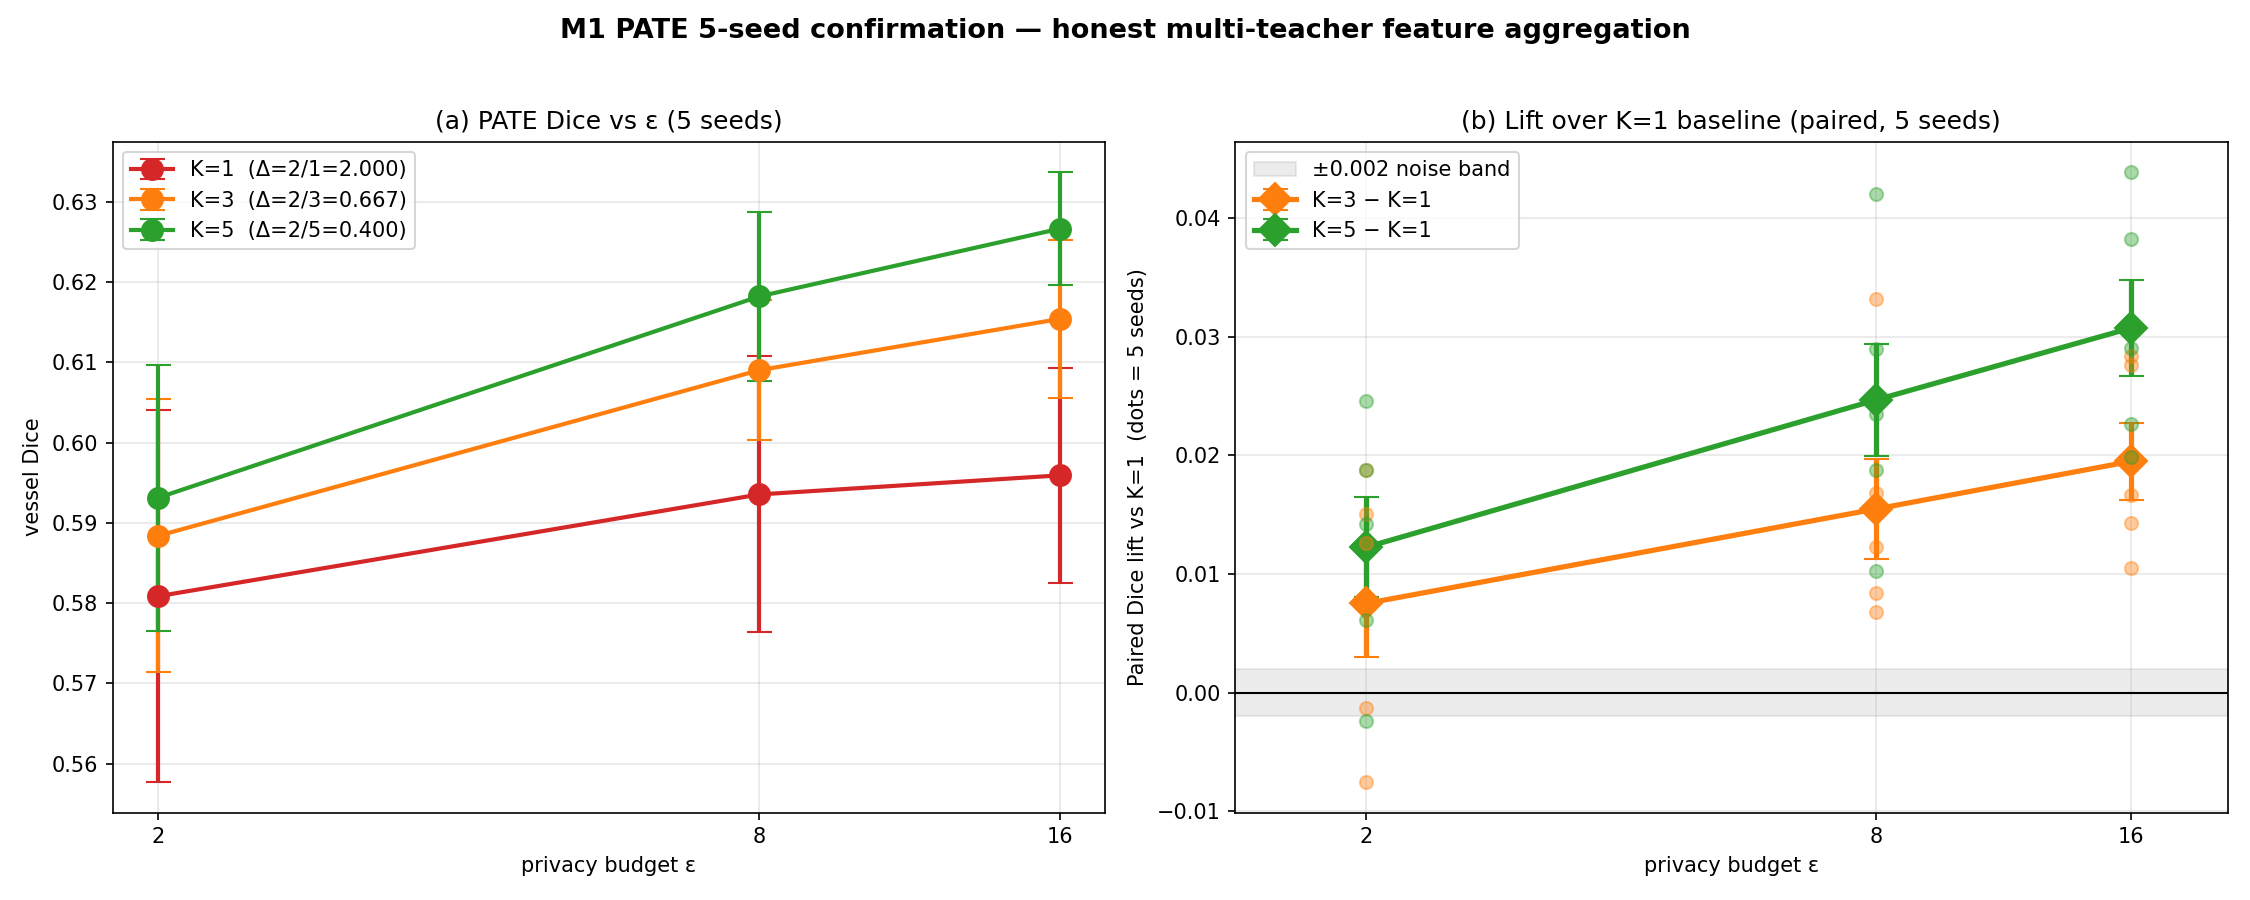

Source code (Python):
"""
M1 PATE multi-teacher: 5-seed confirmation.

Identical setup to drive_pate_poc.py but with student_seeds = [100, 200,
300, 400, 500]. Confirms or refutes the 3-seed finding that PATE K=5
gives +0.03 paired Dice lift over K=1 baseline at ε=8 and ε=16.
"""

import json
import sys
import time
from pathlib import Path

import numpy as np
import torch
from torch.utils.data import DataLoader

sys.path.insert(0, str(Path(__file__).parent))
from drive_local_demo import DriveDataset
from synthetic_demo import eps_to_rho
from drive_student_distill import train_student_distill
from drive_pate_poc import (
    correct_uniform_sigma, partition_dataset, train_K_teachers,
    precompute_pate_cache,
)


def main():
    device = "mps" if torch.backends.mps.is_available() else "cpu"
    torch.manual_seed(0); np.random.seed(0)
    print(f"Device: {device}")

    train_ds = DriveDataset("train", size=96)
    val_ds   = DriveDataset("val",   size=96)
    val_loader = DataLoader(val_ds, batch_size=4, shuffle=False)
    N_train = len(train_ds)

    K_values      = [1, 3, 5]
    epsilons      = [2.0, 8.0, 16.0]
    student_seeds = [100, 200, 300, 400, 500]
    base_T        = 32
    Cb_T          = base_T * 4
    n_seeds       = len(student_seeds)

    results = {
        "K_values": K_values, "epsilons": epsilons,
        "student_seeds": student_seeds, "sweep": {},
    }

    for K in K_values:
        partitions = partition_dataset(N_train, K)
        sizes = [len(p) for p in partitions]
        print(f"\n{'='*72}")
        print(f"K = {K}   partition sizes = {sizes}   Δ = 2/K = {2/K:.3f}")
        print(f"{'='*72}")

        teachers, caps_list = train_K_teachers(train_ds, K, device, n_epochs=60)

        deltas = torch.full((Cb_T,), 2.0 / K, device=device)

        results["sweep"][K] = {"partition_sizes": sizes, "epsilons": {}}
        for eps in epsilons:
            rho   = eps_to_rho(eps)
            sigma = correct_uniform_sigma(deltas, rho)
            print(f"\n  ε={eps:>4.1f}  ρ={rho:.4f}  σ_uniform={sigma[0].item():.4f}")

            cache = precompute_pate_cache(teachers, caps_list, train_ds,
                                           sigma, device,
                                           seed=42 + int(eps * 10))

            dices = []
            for s in student_seeds:
                t0 = time.time()
                best, _ = train_student_distill(
                    train_ds, val_loader, cache, device,
                    student_base=16, teacher_base=base_T,
                    n_epochs=40, lr=1e-3, lambda_feat=0.4, seed=s,
                )
                dices.append(best)
                print(f"    seed={s}: {best:.4f}  ({time.time()-t0:.1f}s)")
            mean_d = float(np.mean(dices))
            std_d  = float(np.std(dices))
            sem_d  = std_d / np.sqrt(n_seeds)
            print(f"   → K={K} ε={eps}:  {mean_d:.4f} ± {std_d:.4f}")
            results["sweep"][K]["epsilons"][eps] = {
                "dices": dices, "mean": mean_d, "std": std_d, "sem": sem_d,
                "sigma": float(sigma[0]),
            }

    # --- summary ---
    print("\n" + "=" * 110)
    print(f"{'K':>3}  {'ε':>5}  {'σ_uni':>10}  {'Dice mean ± std':>22}  "
          f"{'paired vs K=1':>22}  {'sig':>10}")
    print("-" * 110)
    for K in K_values:
        for eps in epsilons:
            r = results["sweep"][K]["epsilons"][eps]
            mean_d, std_d, sigma = r["mean"], r["std"], r["sigma"]
            if K == 1:
                paired_str, sig = "", ""
            else:
                base_dices = results["sweep"][1]["epsilons"][eps]["dices"]
                paired = [k - b for k, b in zip(r["dices"], base_dices)]
                pm  = float(np.mean(paired))
                psd = float(np.std(paired))
                psem = psd / np.sqrt(len(paired))
                tstat = pm / psem if psem > 0 else 0
                if   abs(tstat) >= 3:  sig = f"*** {tstat:+.1f}σ"
                elif abs(tstat) >= 2:  sig = f"**  {tstat:+.1f}σ"
                elif abs(tstat) >= 1:  sig = f"~   {tstat:+.1f}σ"
                else:                  sig = f"≈   {tstat:+.1f}σ"
                paired_str = f"{pm:+.4f}±{psem:.4f}"
                results["sweep"][K]["epsilons"][eps]["paired_mean"] = pm
                results["sweep"][K]["epsilons"][eps]["paired_sem"]  = psem
                results["sweep"][K]["epsilons"][eps]["t_stat"]      = tstat
            print(f"{K:>3}  {eps:>5.1f}  {sigma:>10.4f}  {mean_d:.4f} ± {std_d:.4f}  "
                  f"{paired_str:>22}  {sig:>10}")
    print("=" * 110)

    out_path = Path(__file__).parent / "drive_pate_5seed_results.json"
    out_path.write_text(json.dumps(results, indent=2, default=str))
    print(f"\nSaved JSON: {out_path}")

    # --- plot ---
    import matplotlib
    matplotlib.use("Agg")
    import matplotlib.pyplot as plt

    fig, axes = plt.subplots(1, 2, figsize=(15, 6))
    colors = {1: "#d62728", 3: "#ff7f0e", 5: "#2ca02c"}

    # a: Dice vs eps per K
    ax = axes[0]
    for K in K_values:
        means = [results["sweep"][K]["epsilons"][e]["mean"] for e in epsilons]
        stds  = [results["sweep"][K]["epsilons"][e]["std"]  for e in epsilons]
        ax.errorbar(epsilons, means, yerr=stds, fmt="o-", color=colors[K],
                    lw=2, ms=10, capsize=6,
                    label=f"K={K}  (Δ=2/{K}={2/K:.3f})")
    ax.set_xscale("log", base=2)
    ax.set_xticks(epsilons)
    ax.set_xticklabels([str(int(e)) for e in epsilons])
    ax.set_xlabel("privacy budget ε")
    ax.set_ylabel("vessel Dice")
    ax.set_title(f"(a) PATE Dice vs ε ({n_seeds} seeds)")
    ax.legend(loc="best", fontsize=10)
    ax.grid(alpha=0.3)

    # b: paired lift with per-seed dots
    ax = axes[1]
    ax.axhline(0, color="black", lw=1)
    for K in [3, 5]:
        means_l, sems_l = [], []
        for eps in epsilons:
            base = results["sweep"][1]["epsilons"][eps]["dices"]
            this = results["sweep"][K]["epsilons"][eps]["dices"]
            paired = [k - b for k, b in zip(this, base)]
            means_l.append(np.mean(paired))
            sems_l.append(np.std(paired) / np.sqrt(len(paired)))
            for p in paired:
                ax.scatter(eps, p, color=colors[K], alpha=0.4, s=40, zorder=3)
        ax.errorbar(epsilons, means_l, yerr=sems_l, fmt="D-", color=colors[K],
                    lw=2.5, ms=11, capsize=6, label=f"K={K} − K=1")
    ax.fill_between([epsilons[0]*0.7, epsilons[-1]*1.3], -0.002, 0.002,
                    color="gray", alpha=0.15, label="±0.002 noise band")
    ax.set_xscale("log", base=2)
    ax.set_xticks(epsilons)
    ax.set_xticklabels([str(int(e)) for e in epsilons])
    ax.set_xlim(epsilons[0]*0.7, epsilons[-1]*1.3)
    ax.set_xlabel("privacy budget ε")
    ax.set_ylabel(f"Paired Dice lift vs K=1  (dots = {n_seeds} seeds)")
    ax.set_title(f"(b) Lift over K=1 baseline (paired, {n_seeds} seeds)")
    ax.legend(loc="best", fontsize=10)
    ax.grid(alpha=0.3)

    fig.suptitle(f"M1 PATE 5-seed confirmation — honest multi-teacher feature aggregation",
                 fontweight="bold", fontsize=13)
    fig.tight_layout(rect=[0, 0, 1, 0.96])
    plot_path = Path(__file__).parent / "drive_pate_5seed.png"
    fig.savefig(plot_path, dpi=150)
    print(f"Saved plot: {plot_path}")


if __name__ == "__main__":
    main()
